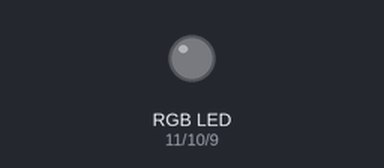
Recording of a sketch running on a simulated Arduino Uno, built with avr-gcc and run on an emulated ATmega328P. Shown: an RGB LED mixed from three pins (HIGH = lit).

Above: at 0.15 s.
At 7.66 s:
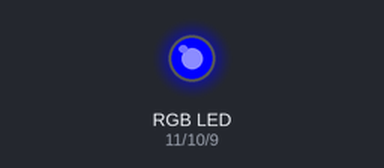
At 19.99 s:
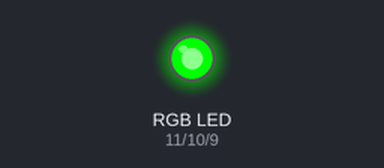
At 39.84 s:
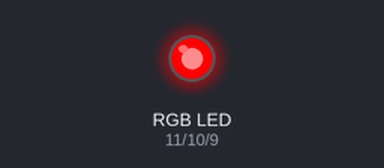
Timing chart, 0 to 40.0 s (numbered marks = the images above):
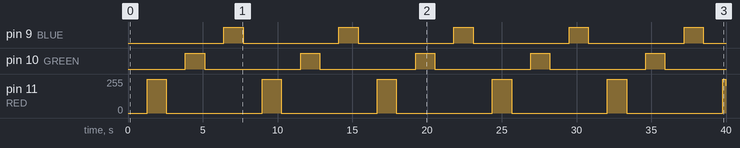

The sketch:

LedRGB.ino
```cpp
#define RED 11
#define GREEN 10
#define BLUE 9

int red = 0;
int green = 0;
int blue = 255;

void setup() {
  // put your setup code here, to run once:
  pinMode(RED,OUTPUT);
  pinMode(GREEN,OUTPUT);
  pinMode(BLUE,OUTPUT);

}

void loop() {

  blinkColorRGB(red,RED);
  blinkColorRGB(green,GREEN);
  blinkColorRGB(blue,BLUE);


}

void blinkColorRGB(int color , int LED){
  for (color = 0 ; color <= 255 ; color ++){
      analogWrite(LED, color);
      delay(5);
    }
  for (color = 255 ; color >= 0 ; color --){
      analogWrite(LED, color);
      delay(5);
    }
  }
```

Measured:
- by itself, pin 9 (BLUE), pin 10 (GREEN): alternates HIGH for 1.3 s and LOW for 6.4 s
- by itself, pin 11 (RED): 0/255 → 255/255 at 1.3 s, → 0/255 1.3 s later, → 255/255 6.4 s later, → 0/255 1.3 s later, … (12 changes in this stretch)
